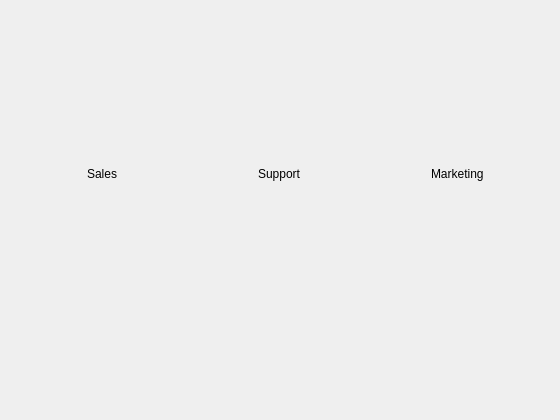
<?xml version="1.0" encoding="UTF-8"?>
<ui version="4.0">
 <class>MainWindow</class>
 <widget class="QMainWindow" name="MainWindow">
  <property name="geometry">
   <rect>
    <x>0</x>
    <y>0</y>
    <width>560</width>
    <height>420</height>
   </rect>
  </property>
  <property name="windowTitle">
   <string>Stat cards / Progress rings / Card</string>
  </property>
  <widget class="QWidget" name="centralwidget">
   <layout class="QVBoxLayout" name="rootLayout">
    <property name="spacing">
     <number>14</number>
    </property>
    <property name="leftMargin">
     <number>14</number>
    </property>
    <property name="topMargin">
     <number>14</number>
    </property>
    <property name="rightMargin">
     <number>14</number>
    </property>
    <property name="bottomMargin">
     <number>14</number>
    </property>
    <item>
     <layout class="QHBoxLayout" name="statsRow">
      <property name="spacing">
       <number>12</number>
      </property>
      <item>
       <widget class="QCustomStatCard" name="statRevenue">
        <property name="label" stdset="0">
         <string>Revenue</string>
        </property>
        <property name="value" stdset="0">
         <string>$48.2k</string>
        </property>
        <property name="caption" stdset="0">
         <string>vs last mo</string>
        </property>
       </widget>
      </item>
      <item>
       <widget class="QCustomStatCard" name="statChurn">
        <property name="label" stdset="0">
         <string>Churn</string>
        </property>
        <property name="value" stdset="0">
         <string>2.1%</string>
        </property>
        <property name="caption" stdset="0">
         <string>vs last mo</string>
        </property>
       </widget>
      </item>
      <item>
       <widget class="QCustomStatCard" name="statSignups">
        <property name="label" stdset="0">
         <string>Sign-ups</string>
        </property>
        <property name="value" stdset="0">
         <string>1,204</string>
        </property>
        <property name="caption" stdset="0">
         <string>this week</string>
        </property>
       </widget>
      </item>
     </layout>
    </item>
    <item>
     <widget class="QCustomCard" name="goalsCard">
      <property name="title" stdset="0">
       <string>Quarterly goals</string>
      </property>
      <property name="subtitle" stdset="0">
       <string>Progress toward Q3 targets</string>
      </property>
     </widget>
    </item>
    <item>
     <widget class="QWidget" name="ringsHolder" native="true">
      <layout class="QHBoxLayout" name="ringsLayout">
       <property name="spacing">
        <number>20</number>
       </property>
       <item>
        <layout class="QVBoxLayout" name="salesColumn">
         <item alignment="Qt::AlignHCenter">
          <widget class="QCustomProgressRing" name="ringSales">
           <property name="minimumSize">
            <size>
             <width>96</width>
             <height>96</height>
            </size>
           </property>
          </widget>
         </item>
         <item alignment="Qt::AlignHCenter">
          <widget class="QLabel" name="salesLabel">
           <property name="text">
            <string>Sales</string>
           </property>
          </widget>
         </item>
        </layout>
       </item>
       <item>
        <layout class="QVBoxLayout" name="supportColumn">
         <item alignment="Qt::AlignHCenter">
          <widget class="QCustomProgressRing" name="ringSupport">
           <property name="minimumSize">
            <size>
             <width>96</width>
             <height>96</height>
            </size>
           </property>
          </widget>
         </item>
         <item alignment="Qt::AlignHCenter">
          <widget class="QLabel" name="supportLabel">
           <property name="text">
            <string>Support</string>
           </property>
          </widget>
         </item>
        </layout>
       </item>
       <item>
        <layout class="QVBoxLayout" name="marketingColumn">
         <item alignment="Qt::AlignHCenter">
          <widget class="QCustomProgressRing" name="ringMarketing">
           <property name="minimumSize">
            <size>
             <width>96</width>
             <height>96</height>
            </size>
           </property>
          </widget>
         </item>
         <item alignment="Qt::AlignHCenter">
          <widget class="QLabel" name="marketingLabel">
           <property name="text">
            <string>Marketing</string>
           </property>
          </widget>
         </item>
        </layout>
       </item>
      </layout>
     </widget>
    </item>
    <item>
     <spacer name="bottomSpacer">
      <property name="orientation">
       <enum>Qt::Vertical</enum>
      </property>
      <property name="sizeHint" stdset="0">
       <size>
        <width>10</width>
        <height>10</height>
       </size>
      </property>
     </spacer>
    </item>
   </layout>
  </widget>
 </widget>
 <customwidgets>
  <customwidget>
   <class>QCustomStatCard</class>
   <extends>QWidget</extends>
   <header location="global">Custom_Widgets.QCustomStatCard.h</header>
  </customwidget>
  <customwidget>
   <class>QCustomCard</class>
   <extends>QWidget</extends>
   <header location="global">Custom_Widgets.QCustomCard.h</header>
  </customwidget>
  <customwidget>
   <class>QCustomProgressRing</class>
   <extends>QWidget</extends>
   <header location="global">Custom_Widgets.QCustomProgressRing.h</header>
  </customwidget>
 </customwidgets>
 <resources/>
 <connections/>
</ui>
